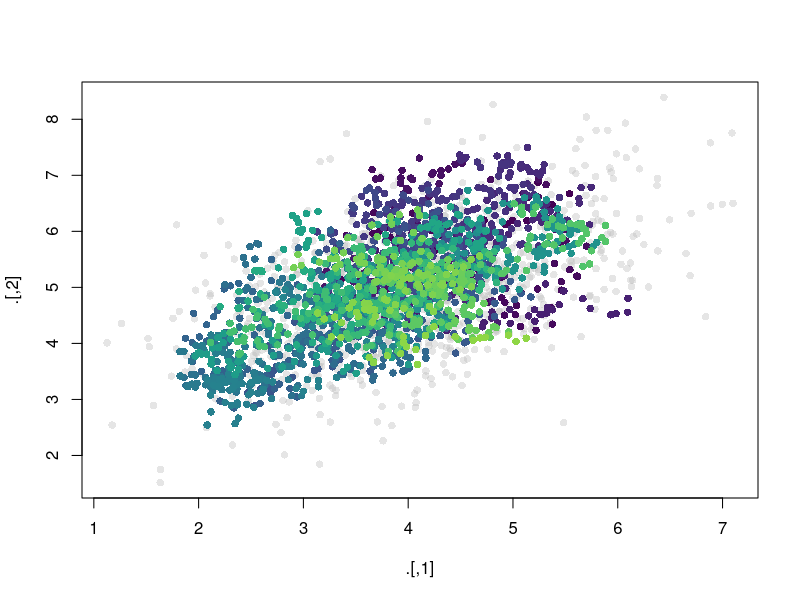

This figure's R source:
library(tidyverse)
library(viridisLite)
library('mvtnorm')
mu <- c(4,5); sigma <- c(1,0.5,0.5,1) %>% matrix(., nrow=2, byrow=T)
m_mat <- c(1,0,0,1) %>% matrix(., nrow=2, byrow=T)

gradient <- function(x_vec){
  return(solve(sigma)%*%(x_vec - mu))
}



leap_frog <- function(starting_x,starting_mom, step_size, L){
  momentum <- starting_mom
  curr_step <- 0
  curr_x <- starting_x
  for (i in 1:L){
    mom_half <- momentum + (step_size / 2) * gradient(curr_x)
    curr_x <- curr_x + step_size*(m_mat %*% mom_half)
    momentum <- mom_half + (step_size / 2) * gradient(curr_x)
    curr_step <- curr_step + step_size
  }
  return(cbind(curr_x, momentum))
}


hmc_step <- function(starting_x, step_size, L){
  starting_mom <- rmvnorm(n=1, mean=c(0,0)) %>% t()
  proposed_mat <- leap_frog(starting_x, starting_mom, step_size, L)
  alpha_log <- dmvnorm(proposed_mat[,1], mean=mu, sigma=sigma, log = T) + 
    dmvnorm(proposed_mat[,2], mean=c(0,0), log=T) - 
    (dmvnorm(starting_x, mean=mu, sigma=sigma, log = T) + 
       dmvnorm(t(starting_mom), mean=c(0,0), log=T))
  if(runif(1) < exp(alpha_log)){
    return(proposed_mat[,1])
  }
  else{
    starting_x
  }
}

hmc <- function(starting_x, step_size, L, chain_length, n_burn=500){
  path <- matrix(NA, ncol=2, nrow=chain_length + 1 + n_burn)
  path[1,] <- starting_x
  for (i in 1:chain_length){
    path[i+1,] <- hmc_step(path[i,], step_size, L)
  }
  return(path[-(1:n_burn),])
}

base_plot <- rmvnorm(1e3, mu, sigma)

chain <- hmc(c(4,5), 0.01, 100, 1e3) 
(chain[-nrow(chain),] != lead(chain)[-nrow(chain),]) %>% sum(.) %>% `/`(2) %>% `/`(nrow(chain))

base_plot %>% plot(.,col=adjustcolor('grey',0.4), pch=16)
hmc(c(8,7), 0.01, 20, 3e3) %>% points(., col=viridis(nrow(.)), pch=16)

